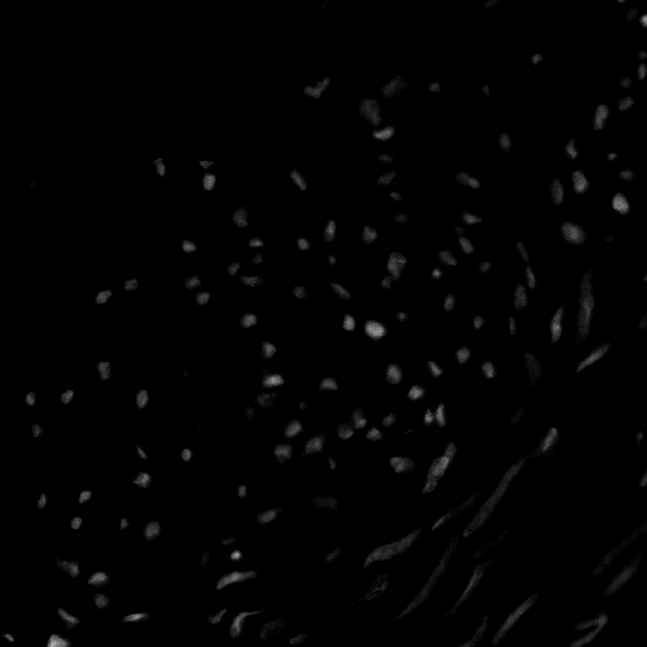
#> input picture Lab03 - Histogram Equalization/im_cells.png, 647 x 647 px
$ jupyter execute Lab03_hist.ipynb
#> lines starting #> are read from the running program, lines starting #| are printed output that depends on the picture
**Prática de Histogramas**

1)
- Produza a imagem ‘negativa’ do arquivo ‘im_cells.png’
- Com a imagem negativa, produza a imagem original novamente.
- Mostre lado a lado a imagem original e a negativa. Em qual deles os objetos presentes na imagem são melhor percebidos? Justifique.
- Aplique a imagem uma função logarítmica.

[cell 1]
import cv2
import matplotlib.pyplot as plt
import numpy as np

[cell 2]
def explain_log_transform():
    """
    Função para explicar a transformação logarítmica
    A função logarítimica aumenta a percepeção dos objetos na imagem img_cells.png porque ela aguça as intensidades que não são "tão escuras".
    Por exemplo, a intensidade 9 (bem escura) é mapeada para a intensidade 105 (mais cinza) logo mais perceptível.
    Esse processo continua, aumentando todas as intensidades mais baixas, exceto a 0.
    """
    for r in range(256):
        s = (255 / np.log(1 + 255)) * np.log(1 + r)
        print("r = {} s = {}".format(r, s))

def log_transform(img):
    '''
    Transformação logarítmica: Tenha cuidado com o valor de c, pois log(0) não existe. Assim, c é calculado como:
    c = 255 / log(1 + np.max(img)) pois o valor de intensidade máximo de nossa imagem é 255. Assim garantiremos que o resultado também se enquadra dentro desse intervalo. Perceba que uma versão "naive" da transformação logarítimica seria s = log(1 + r). Porém, isso apenas avaliaria a intensidade máxima de log(1 + 255), log(256) = 2.408. Assim, a imagem resultante seria muito escura.
    :param img:Imagem a ser transformada
    :return:
    '''
    c = np.max(img) / np.log(1 + np.max(img))
    img_log = c * np.log(1 + img)
    img_log = np.array(img_log, dtype=np.uint8)
    return img_log

# Negative Image
img = cv2.imread("im_cells.png", cv2.IMREAD_GRAYSCALE)
#> img is the input picture: shape (647, 647); min 0, max 188, mean 2.4
img_neg = 255 - img
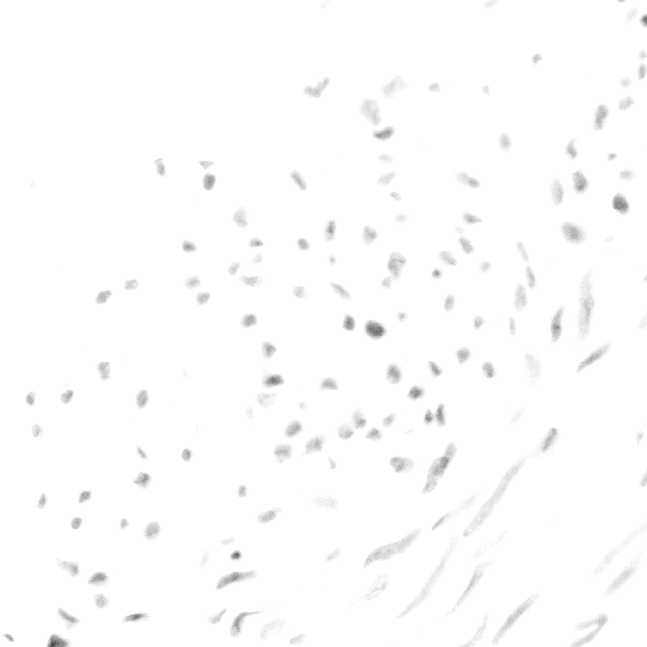
#> img_neg: shape (647, 647); min 67, max 255, mean 252.6
back_orig = 255 - img_neg
img_log = log_transform(img)
#> in log_transform, `c = np.max(img) / np.log(1 + np.max(img))`: c = 35.87
#> in log_transform, `img_log = c * np.log(1 + img)`:
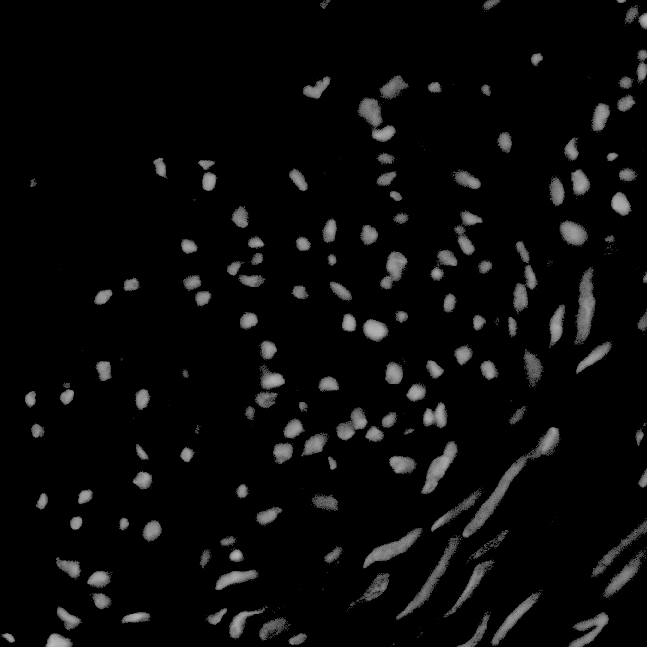
#> img_log: shape (647, 647) float16; min 0, max 188.1, mean 9.7

f, axarr = plt.subplots(1, 4, figsize=(15, 15))
axarr[0].set_title('Original')
axarr[0].imshow(img, cmap='gray', vmin=0, vmax=255)

axarr[1].set_title('Negativa')
axarr[1].imshow(img_neg, cmap='gray', vmin=0, vmax=255)

axarr[2].set_title('Original Novamente')
axarr[2].imshow(back_orig, cmap='gray', vmin=0, vmax=255)

axarr[3].set_title('Logarítmica')
axarr[3].imshow(img_log, cmap='gray', vmin=0, vmax=255)

plt.show()
explain_log_transform()

2)
- Abra a imagem 'pout.tif' e mostre seu histograma.
- Equalize a imagem anterior e mostre novamente seu histograma. Mostra a curva de transformação (consulte https://www.mathworks.com/help/images/histogram-equalization.html)
(procurar função OpenCV)

[cell 3]
# Opening image
img = cv2.imread("pout.tif", cv2.IMREAD_GRAYSCALE)
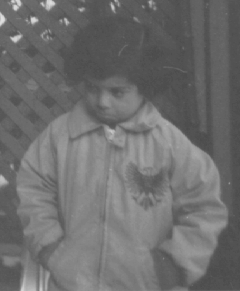
#> input picture Lab03 - Histogram Equalization/pout.tif, 240 x 291 px
#> img is the input picture: shape (291, 240); min 74, max 224, mean 110.3
print(img.shape)

# Showing image
f, axarr = plt.subplots(1, 2, figsize=(10, 5))
axarr[0].set_title('Original')
axarr[0].imshow(img, cmap='gray' ,vmin=0, vmax=255)

axarr[1].set_title('Histograma')
axarr[1].hist(img.ravel(), 256, [0, 256])

plt.show()
#> figure, not shown here; panel 2: tallest bar 3628 high, from x = 82 to 83
# Showing histogram
# plt.hist(img.ravel(), 256, [0, 256])

[cell 4]
# Equalizando a imagem
img_equalizada = cv2.equalizeHist(img)
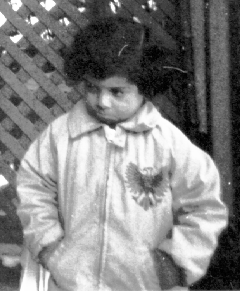
#> img_equalizada: shape (291, 240); min 0, max 255, mean 130.4

# Showing image
f, axarr = plt.subplots(2, 2, figsize=(8, 8))
axarr[0][0].set_title('Original')
axarr[0][0].imshow(img, cmap='gray' ,vmin=0, vmax=255)

axarr[0][1].set_title('Histograma')
axarr[0][1].hist(img.ravel(), 256, [0, 256])

axarr[1][0].set_title('Equalizada')
axarr[1][0].imshow(img_equalizada, cmap='gray' ,vmin=0, vmax=255)

axarr[1][1].set_title('Histograma Equalizado')
axarr[1][1].hist(img_equalizada.ravel(), 256, [0, 256])

plt.show()
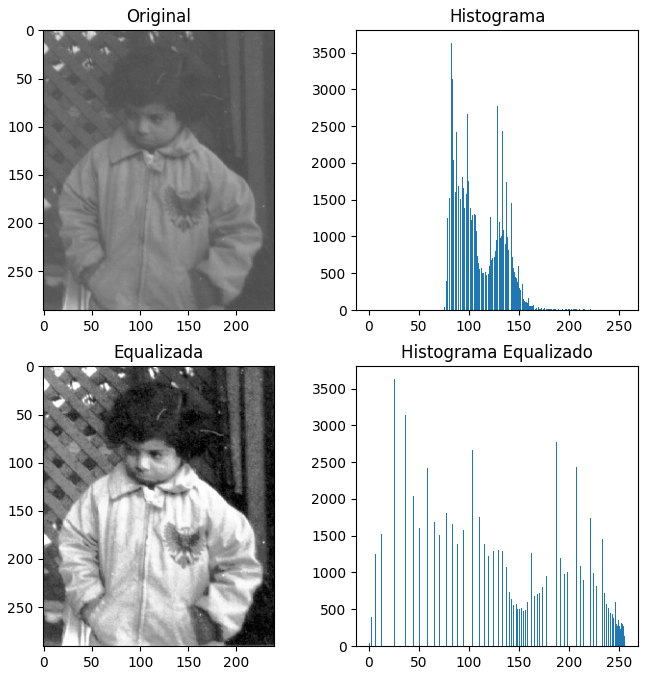
#> figure drawn by matplotlib, 4 panels; panel 2: tallest bar 3628 high, from x = 82 to 83; panel 4: tallest bar 3628 high, from x = 25 to 26

[cell 5]
# Plotando a curva de transformação
# hist contém o histograma da imagem original. Ou seja a contagem de frequência de cada intensidade
L = 256
hist, bins = np.histogram(img.ravel(), L, [0, L])
#> hist = 256 values, max 3628 at index 82, min 0 at index 0, mean 272.8; bins = 257 values from 0 to 256
# cdf contém a Cumulative Distribution Function (CDF)
cdf = hist.cumsum()
#> cdf = 256 values from 0 to 69840
# Equalizando a CDF
# cdf.max = número de pixel na imagem, uma vez que o valor máximo da CDF é o total da soma de frequencias de intensidade da imagem
# Para 0 <= r < L | s = (L-1) * CDF(r)/(Total of pixels)
print('CDF MAX: {}', cdf.max())
cdf_equalized = (cdf / cdf.max() ) * (L - 1)
#> cdf_equalized = 256 values from 0 to 255

plt.plot(cdf_equalized, color = 'r')
plt.grid()
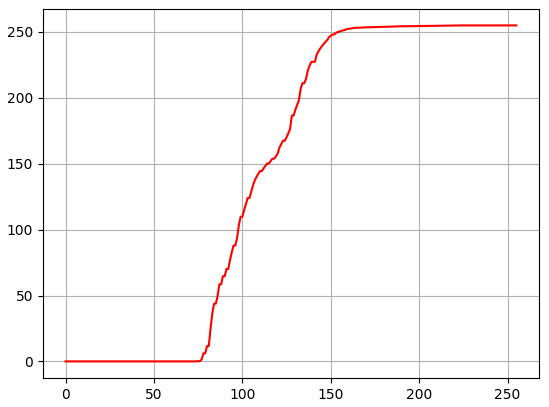
#> figure drawn by matplotlib, 1 panel; curve peaks at x = 224, y = 255

3) *Implemente* o algoritmo de equalização de histograma e aplique a imagem ‘imcells.png’. Use o mínimos de laços for - tente realizar operações diretas com matrizes e vetores do numpy
- Aplique o mesmo algortimo 2x na mesma imagem e compare os resultados

[cell 6]
# calculando histograma de uma imagem
def histogram(img, max_value):
    print(img.shape)
    l_hist = np.zeros(max_value + 1, dtype=np.uint32)
    np.add.at(l_hist, img, 1)
    return l_hist

def equalization_transformation_curve(img, max_value):
    l_hist = histogram(img, max_value)
    l_cdf = np.cumsum(l_hist)
    tr_equalized = l_cdf/max(l_cdf) * max_value
    return tr_equalized.astype(np.uint8)

def equalize_image_histogram(img, max_value):
    transform = equalization_transformation_curve(img, max_value)
    return transform[img]

img = cv2.imread("im_cells.png", cv2.IMREAD_GRAYSCALE)
L = max(img.ravel())
#> L = 188
# Equalizando primeira vez
eq_img_1 = equalize_image_histogram(img, L)
#> in equalization_transformation_curve, `l_hist = histogram(img, max_value)`: l_hist = 189 values, max 378408 at index 0, min 0 at index 149, mean 2214.9
#> in equalization_transformation_curve, `l_cdf = np.cumsum(l_hist)`: l_cdf = 189 values from 378408 to 418609
#> in equalization_transformation_curve, `tr_equalized = l_cdf/max(l_cdf) * max_value`: tr_equalized = 189 values from 169.9 to 188
#> in equalize_image_histogram, `transform = equalization_transformation_curve(img, max_value)`: transform = 189 values from 169 to 188
#> in equalize_image_histogram, `return transform[img]`:
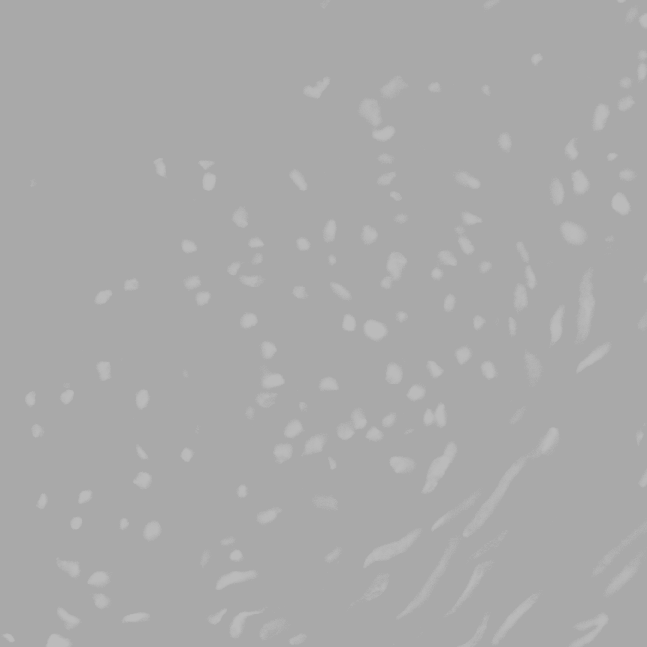
#> returned value: shape (647, 647); min 169, max 188, mean 169.9

# Equalizando segunda vez
eq_img_2 = equalize_image_histogram(eq_img_1, L)

# Equalizando terceira vez
eq_img_3 = equalize_image_histogram(eq_img_2, L)

# Mostrando imagem
f, axarr = plt.subplots(4, 2, figsize=(10, 15))
axarr[0][0].set_title('Original')
axarr[0][0].imshow(img, cmap='gray' ,vmin=0, vmax=255)

axarr[0][1].set_title('Histograma')
axarr[0][1].hist(img.ravel(), 256, [0, 256])

axarr[1][0].set_title('Equalizada #1')
axarr[1][0].imshow(eq_img_1, cmap='gray' ,vmin=0, vmax=255)

axarr[1][1].set_title('Histograma #1')
axarr[1][1].hist(eq_img_1.ravel(), 256, [0, 256])

axarr[2][0].set_title('Equalizada #2')
axarr[2][0].imshow(eq_img_2, cmap='gray' ,vmin=0, vmax=255)

axarr[2][1].set_title('Histograma #2')
axarr[2][1].hist(eq_img_2.ravel(), 256, [0, 256])

axarr[3][0].set_title('Equalizada #3')
axarr[3][0].imshow(eq_img_3, cmap='gray' ,vmin=0, vmax=255)

axarr[3][1].set_title('Histograma #3')
axarr[3][1].hist(eq_img_3.ravel(), 256, [0, 256])

""" Resultado: A primeira equalização de histograma é significante pois deixa a distribuição de instensidades mais uniforme.
Já as subsequentes não tem tanto efeito uma vez que a distribuição já está bem próxima de ser uniforme. """
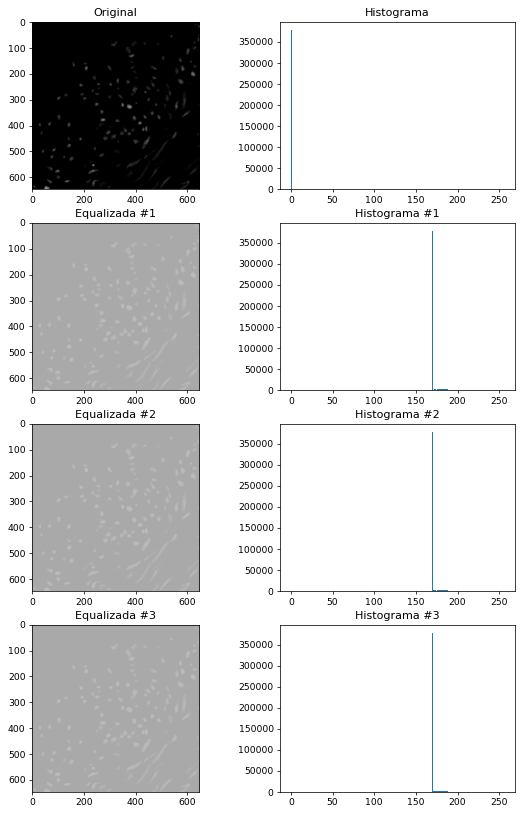
#> figure drawn by matplotlib, 8 panels; panel 2: tallest bar 378408 high, from x = 0 to 1; panel 4: tallest bar 378408 high, from x = 169 to 170; panel 6: tallest bar 378408 high, from x = 169 to 170; panel 8: tallest bar 378408 high, from x = 169 to 170

[cell 7]
img = cv2.imread("im_cells.png", cv2.IMREAD_GRAYSCALE)
img_equalizada = cv2.equalizeHist(img)
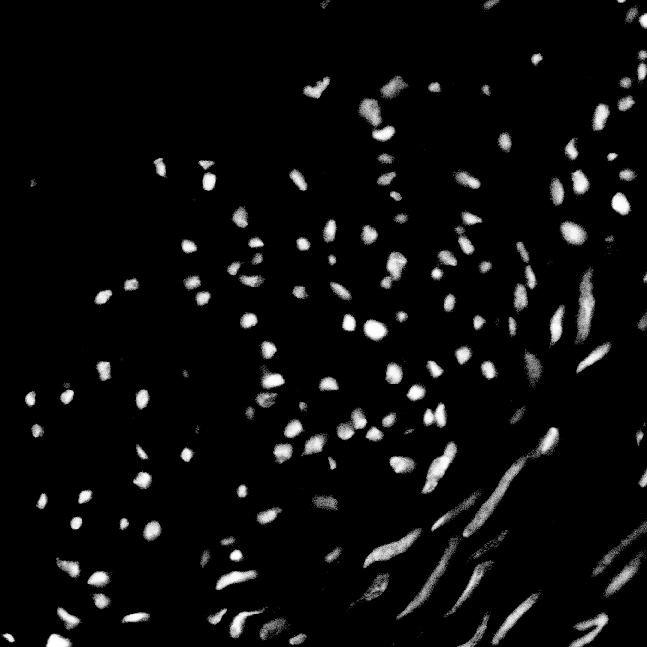
#> img_equalizada: shape (647, 647); min 0, max 255, mean 12.5

# Showing image
f, axarr = plt.subplots(2, 2, figsize=(8, 8))
axarr[0][0].set_title('Original')
axarr[0][0].imshow(img, cmap='gray' ,vmin=0, vmax=255)

axarr[0][1].set_title('Histograma')
axarr[0][1].hist(img.ravel(), 256, [0, 256])

axarr[1][0].set_title('Equalizada')
axarr[1][0].imshow(img_equalizada, cmap='gray' ,vmin=0, vmax=255)

axarr[1][1].set_title('Histograma Equalizado')
axarr[1][1].hist(img_equalizada.ravel(), 256, [0, 256])
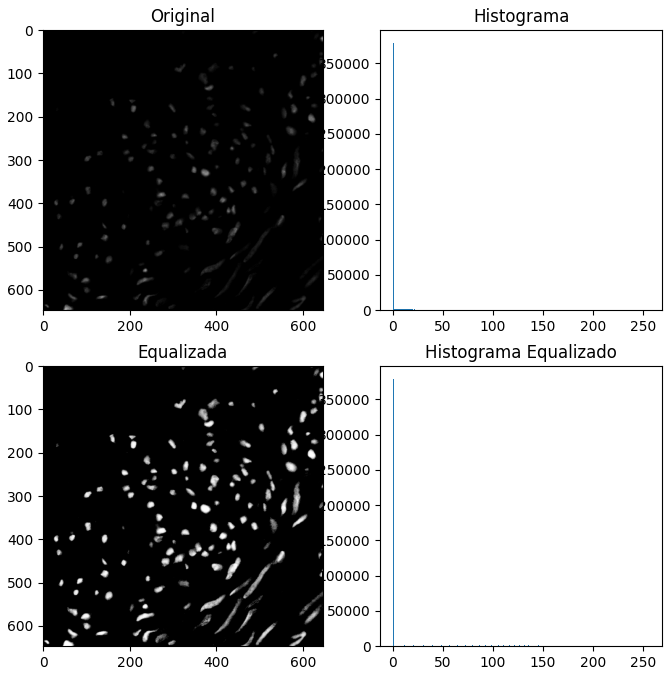
#> figure drawn by matplotlib, 4 panels; panel 2: tallest bar 378408 high, from x = 0 to 1; panel 4: tallest bar 378408 high, from x = 0 to 1
